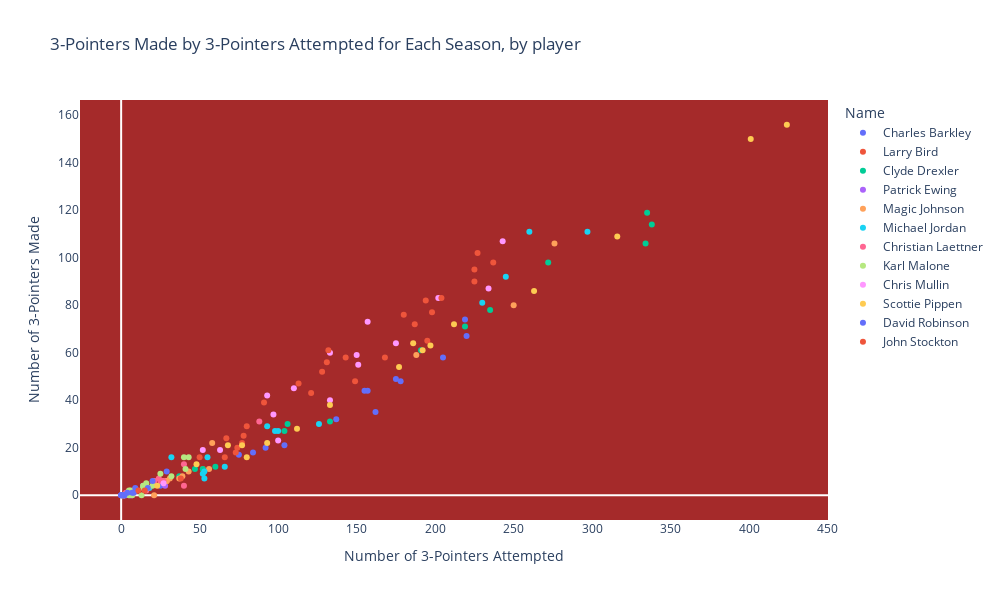

The code cell stored with this chart in its notebook:
### Code cell
# scatter plot showing number of 3-pointers goals made by the number of 3-pointers goals attempted
fig=px.scatter(df_3p, x='FG3A', y='FG3M', color='Name', 
               title='3-Pointers Made by 3-Pointers Attempted for Each Season, by player', hover_data=["SEASON_ID"],
               width=1000, height=600,
               labels={"FG3A": "Number of 3-Pointers Attempted", "FG3M": "Number of 3-Pointers Made"}).update_layout(xaxis=dict(tickformat=",", showgrid=False),
                                                                                                                      yaxis=dict(tickformat=",", showgrid=False),
                                                                                                                      plot_bgcolor='brown') 
fig.show()

### Figure 1 — Plotly figure (JSON) as saved in the notebook; plotly's stock layout.template omitted (floating-point values rounded to 4 significant figures)
{"data": [{"customdata": [["1984-85"], ["1985-86"], ["1986-87"], ["1987-88"], ["1988-89"], ["1989-90"], ["1990-91"], ["1991-92"], ["1992-93"], ["1993-94"], ["1994-95"], ["1995-96"], ["1996-97"], ["1997-98"], ["1998-99"], ["1999-00"]], "hovertemplate": "Name=Charles Barkley<br>Number of 3-Pointers Attempted=%{x}<br>Number of 3-Pointers Made=%{y}<br>SEASON_ID=%{customdata[0]}<extra></extra>", "legendgroup": "Charles Barkley", "marker": {"color": "#636efa", "symbol": "circle"}, "mode": "markers", "name": "Charles Barkley", "orientation": "v", "showlegend": true, "type": "scatter", "x": [6, 75, 104, 157, 162, 92, 155, 137, 220, 178, 219, 175, 205, 84, 25, 26], "xaxis": "x", "y": [1, 17, 21, 44, 35, 20, 44, 32, 67, 48, 74, 49, 58, 18, 4, 6], "yaxis": "y"}, {"customdata": [["1979-80"], ["1980-81"], ["1981-82"], ["1982-83"], ["1983-84"], ["1984-85"], ["1985-86"], ["1986-87"], ["1987-88"], ["1988-89"], ["1989-90"], ["1990-91"], ["1991-92"]], "hovertemplate": "Name=Larry Bird<br>Number of 3-Pointers Attempted=%{x}<br>Number of 3-Pointers Made=%{y}<br>SEASON_ID=%{customdata[0]}<extra></extra>", "legendgroup": "Larry Bird", "marker": {"color": "#EF553B", "symbol": "circle"}, "mode": "markers", "name": "Larry Bird", "orientation": "v", "showlegend": true, "type": "scatter", "x": [143, 74, 52, 77, 73, 131, 194, 225, 237, 0, 195, 198, 128], "xaxis": "x", "y": [58, 20, 11, 22, 18, 56, 82, 90, 98, 0, 65, 77, 52], "yaxis": "y"}, {"customdata": [["1983-84"], ["1984-85"], ["1985-86"], ["1986-87"], ["1987-88"], ["1988-89"], ["1989-90"], ["1990-91"], ["1991-92"], ["1992-93"], ["1993-94"], ["1994-95"], ["1995-96"], ["1996-97"], ["1997-98"]], "hovertemplate": "Name=Clyde Drexler<br>Number of 3-Pointers Attempted=%{x}<br>Number of 3-Pointers Made=%{y}<br>SEASON_ID=%{customdata[0]}<extra></extra>", "legendgroup": "Clyde Drexler", "marker": {"color": "#00cc96", "symbol": "circle"}, "mode": "markers", "name": "Clyde Drexler", "orientation": "v", "showlegend": true, "type": "scatter", "x": [4, 37, 60, 47, 52, 104, 106, 191, 338, 133, 219, 272, 235, 335, 334], "xaxis": "x", "y": [1, 8, 12, 11, 11, 27, 30, 61, 114, 31, 71, 98, 78, 119, 106], "yaxis": "y"}, {"customdata": [["1985-86"], ["1986-87"], ["1987-88"], ["1988-89"], ["1989-90"], ["1990-91"], ["1991-92"], ["1992-93"], ["1993-94"], ["1994-95"], ["1995-96"], ["1996-97"], ["1997-98"], ["1998-99"], ["1999-00"], ["2000-01"], ["2001-02"]], "hovertemplate": "Name=Patrick Ewing<br>Number of 3-Pointers Attempted=%{x}<br>Number of 3-Pointers Made=%{y}<br>SEASON_ID=%{customdata[0]}<extra></extra>", "legendgroup": "Patrick Ewing", "marker": {"color": "#ab63fa", "symbol": "circle"}, "mode": "markers", "name": "Patrick Ewing", "orientation": "v", "showlegend": true, "type": "scatter", "x": [5, 7, 3, 6, 4, 6, 6, 7, 14, 21, 28, 9, 2, 2, 2, 2, 1], "xaxis": "x", "y": [0, 0, 0, 0, 1, 0, 1, 1, 4, 6, 4, 2, 0, 0, 0, 0, 0], "yaxis": "y"}, {"customdata": [["1979-80"], ["1980-81"], ["1981-82"], ["1982-83"], ["1983-84"], ["1984-85"], ["1985-86"], ["1986-87"], ["1987-88"], ["1988-89"], ["1989-90"], ["1990-91"], ["1995-96"]], "hovertemplate": "Name=Magic Johnson<br>Number of 3-Pointers Attempted=%{x}<br>Number of 3-Pointers Made=%{y}<br>SEASON_ID=%{customdata[0]}<extra></extra>", "legendgroup": "Magic Johnson", "marker": {"color": "#FFA15A", "symbol": "circle"}, "mode": "markers", "name": "Magic Johnson", "orientation": "v", "showlegend": true, "type": "scatter", "x": [31, 17, 29, 21, 29, 37, 43, 39, 56, 188, 276, 250, 58], "xaxis": "x", "y": [7, 3, 6, 0, 6, 7, 10, 8, 11, 59, 106, 80, 22], "yaxis": "y"}, {"customdata": [["1984-85"], ["1985-86"], ["1986-87"], ["1987-88"], ["1988-89"], ["1989-90"], ["1990-91"], ["1991-92"], ["1992-93"], ["1994-95"], ["1995-96"], ["1996-97"], ["1997-98"], ["2001-02"], ["2002-03"]], "hovertemplate": "Name=Michael Jordan<br>Number of 3-Pointers Attempted=%{x}<br>Number of 3-Pointers Made=%{y}<br>SEASON_ID=%{customdata[0]}<extra></extra>", "legendgroup": "Michael Jordan", "marker": {"color": "#19d3f3", "symbol": "circle"}, "mode": "markers", "name": "Michael Jordan", "orientation": "v", "showlegend": true, "type": "scatter", "x": [52, 18, 66, 53, 98, 245, 93, 100, 230, 32, 260, 297, 126, 53, 55], "xaxis": "x", "y": [9, 3, 12, 7, 27, 92, 29, 27, 81, 16, 111, 111, 30, 10, 16], "yaxis": "y"}, {"customdata": [["1992-93"], ["1993-94"], ["1994-95"], ["1995-96"], ["1996-97"], ["1997-98"], ["1998-99"], ["1999-00"], ["2000-01"], ["2001-02"], ["2002-03"], ["2003-04"], ["2004-05"]], "hovertemplate": "Name=Christian Laettner<br>Number of 3-Pointers Attempted=%{x}<br>Number of 3-Pointers Made=%{y}<br>SEASON_ID=%{customdata[0]}<extra></extra>", "legendgroup": "Christian Laettner", "marker": {"color": "#FF6692", "symbol": "circle"}, "mode": "markers", "name": "Christian Laettner", "orientation": "v", "showlegend": true, "type": "scatter", "x": [40, 25, 40, 26, 88, 27, 3, 24, 8, 10, 16, 21, 7], "xaxis": "x", "y": [4, 6, 13, 6, 31, 6, 1, 7, 2, 2, 2, 6, 1], "yaxis": "y"}, {"customdata": [["1985-86"], ["1986-87"], ["1987-88"], ["1988-89"], ["1989-90"], ["1990-91"], ["1991-92"], ["1992-93"], ["1993-94"], ["1994-95"], ["1995-96"], ["1996-97"], ["1997-98"], ["1998-99"], ["1999-00"], ["2000-01"], ["2001-02"], ["2002-03"], ["2003-04"]], "hovertemplate": "Name=Karl Malone<br>Number of 3-Pointers Attempted=%{x}<br>Number of 3-Pointers Made=%{y}<br>SEASON_ID=%{customdata[0]}<extra></extra>", "legendgroup": "Karl Malone", "marker": {"color": "#B6E880", "symbol": "circle"}, "mode": "markers", "name": "Karl Malone", "orientation": "v", "showlegend": true, "type": "scatter", "x": [2, 7, 5, 16, 43, 14, 17, 20, 32, 41, 40, 13, 6, 1, 8, 5, 25, 14, 1], "xaxis": "x", "y": [0, 0, 0, 5, 16, 4, 3, 4, 8, 11, 16, 0, 2, 0, 2, 2, 9, 3, 0], "yaxis": "y"}, {"customdata": [["1985-86"], ["1986-87"], ["1987-88"], ["1988-89"], ["1989-90"], ["1990-91"], ["1991-92"], ["1992-93"], ["1993-94"], ["1994-95"], ["1995-96"], ["1996-97"], ["1997-98"], ["1998-99"], ["1999-00"], ["2000-01"]], "hovertemplate": "Name=Chris Mullin<br>Number of 3-Pointers Attempted=%{x}<br>Number of 3-Pointers Made=%{y}<br>SEASON_ID=%{customdata[0]}<extra></extra>", "legendgroup": "Chris Mullin", "marker": {"color": "#FF97FF", "symbol": "circle"}, "mode": "markers", "name": "Chris Mullin", "orientation": "v", "showlegend": true, "type": "scatter", "x": [27, 63, 97, 100, 234, 133, 175, 133, 151, 93, 150, 202, 243, 157, 110, 52], "xaxis": "x", "y": [5, 19, 34, 23, 87, 40, 64, 60, 55, 42, 59, 83, 107, 73, 45, 19], "yaxis": "y"}, {"customdata": [["1987-88"], ["1988-89"], ["1989-90"], ["1990-91"], ["1991-92"], ["1992-93"], ["1993-94"], ["1994-95"], ["1995-96"], ["1996-97"], ["1997-98"], ["1998-99"], ["1999-00"], ["2000-01"], ["2001-02"], ["2002-03"], ["2003-04"]], "hovertemplate": "Name=Scottie Pippen<br>Number of 3-Pointers Attempted=%{x}<br>Number of 3-Pointers Made=%{y}<br>SEASON_ID=%{customdata[0]}<extra></extra>", "legendgroup": "Scottie Pippen", "marker": {"color": "#FECB52", "symbol": "circle"}, "mode": "markers", "name": "Scottie Pippen", "orientation": "v", "showlegend": true, "type": "scatter", "x": [23, 77, 112, 68, 80, 93, 197, 316, 401, 424, 192, 212, 263, 186, 177, 133, 48], "xaxis": "x", "y": [4, 21, 28, 21, 16, 22, 63, 109, 150, 156, 61, 72, 86, 64, 54, 38, 13], "yaxis": "y"}, {"customdata": [["1989-90"], ["1990-91"], ["1991-92"], ["1992-93"], ["1993-94"], ["1994-95"], ["1995-96"], ["1996-97"], ["1997-98"], ["1998-99"], ["1999-00"], ["2000-01"], ["2001-02"], ["2002-03"]], "hovertemplate": "Name=David Robinson<br>Number of 3-Pointers Attempted=%{x}<br>Number of 3-Pointers Made=%{y}<br>SEASON_ID=%{customdata[0]}<extra></extra>", "legendgroup": "David Robinson", "marker": {"color": "#636efa", "symbol": "circle"}, "mode": "markers", "name": "David Robinson", "orientation": "v", "showlegend": true, "type": "scatter", "x": [2, 7, 8, 17, 29, 20, 9, 0, 4, 1, 2, 1, 0, 0], "xaxis": "x", "y": [0, 1, 1, 3, 10, 6, 3, 0, 1, 0, 0, 0, 0, 0], "yaxis": "y"}, {"customdata": [["1984-85"], ["1985-86"], ["1986-87"], ["1987-88"], ["1988-89"], ["1989-90"], ["1990-91"], ["1991-92"], ["1992-93"], ["1993-94"], ["1994-95"], ["1995-96"], ["1996-97"], ["1997-98"], ["1998-99"], ["1999-00"], ["2000-01"], ["2001-02"], ["2002-03"]], "hovertemplate": "Name=John Stockton<br>Number of 3-Pointers Attempted=%{x}<br>Number of 3-Pointers Made=%{y}<br>SEASON_ID=%{customdata[0]}<extra></extra>", "legendgroup": "John Stockton", "marker": {"color": "#EF553B", "symbol": "circle"}, "mode": "markers", "name": "John Stockton", "orientation": "v", "showlegend": true, "type": "scatter", "x": [11, 15, 38, 67, 66, 113, 168, 204, 187, 149, 227, 225, 180, 91, 50, 121, 132, 78, 80], "xaxis": "x", "y": [2, 2, 7, 24, 16, 47, 58, 83, 72, 48, 102, 95, 76, 39, 16, 43, 61, 25, 29], "yaxis": "y"}], "layout": {"height": 600, "legend": {"title": {"text": "Name"}, "tracegroupgap": 0}, "plot_bgcolor": "brown", "title": {"text": "3-Pointers Made by 3-Pointers Attempted for Each Season, by player"}, "width": 1000, "xaxis": {"anchor": "y", "domain": [0, 1], "showgrid": false, "tickformat": ",", "title": {"text": "Number of 3-Pointers Attempted"}}, "yaxis": {"anchor": "x", "domain": [0, 1], "showgrid": false, "tickformat": ",", "title": {"text": "Number of 3-Pointers Made"}}}}
